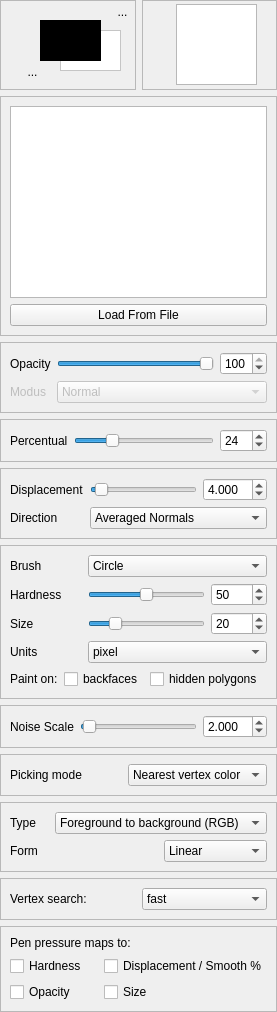
    <widget class="QWidget" name="widget" native="true">
     <layout class="QGridLayout">
      <property name="margin">
       <number>0</number>
      </property>
      <item row="0" column="0">
       <widget class="QFrame" name="color_frame">
        <property name="minimumSize">
         <size>
          <width>0</width>
          <height>90</height>
         </size>
        </property>
        <property name="frameShape">
         <enum>QFrame::StyledPanel</enum>
        </property>
        <property name="frameShadow">
         <enum>QFrame::Raised</enum>
        </property>
        <widget class="QToolButton" name="default_colors">
         <property name="geometry">
          <rect>
           <x>20</x>
           <y>60</y>
           <width>25</width>
           <height>24</height>
          </rect>
         </property>
         <property name="text">
          <string>...</string>
         </property>
         <property name="icon">
          <iconset resource="meshlab.qrc">
           <normaloff>:/images/bw.png</normaloff>:/images/bw.png</iconset>
         </property>
         <property name="iconSize">
          <size>
           <width>15</width>
           <height>15</height>
          </size>
         </property>
         <property name="autoRaise">
          <bool>true</bool>
         </property>
        </widget>
        <widget class="QToolButton" name="switch_colors">
         <property name="geometry">
          <rect>
           <x>110</x>
           <y>0</y>
           <width>25</width>
           <height>24</height>
          </rect>
         </property>
         <property name="text">
          <string>...</string>
         </property>
         <property name="icon">
          <iconset resource="meshlab.qrc">
           <normaloff>:/images/swap-colors-12.png</normaloff>:/images/swap-colors-12.png</iconset>
         </property>
         <property name="iconSize">
          <size>
           <width>15</width>
           <height>15</height>
          </size>
         </property>
         <property name="checkable">
          <bool>false</bool>
         </property>
         <property name="autoRaise">
          <bool>true</bool>
         </property>
         <property name="arrowType">
          <enum>Qt::NoArrow</enum>
         </property>
        </widget>
        <widget class="Colorframe" name="background_frame">
         <property name="geometry">
          <rect>
           <x>60</x>
           <y>30</y>
           <width>61</width>
           <height>41</height>
          </rect>
         </property>
         <property name="palette">
          <palette>
           <active>
            <colorrole role="Base">
             <brush brushstyle="SolidPattern">
              <color alpha="255">
               <red>255</red>
               <green>255</green>
               <blue>255</blue>
              </color>
             </brush>
            </colorrole>
            <colorrole role="Window">
             <brush brushstyle="SolidPattern">
              <color alpha="255">
               <red>255</red>
               <green>255</green>
               <blue>255</blue>
              </color>
             </brush>
            </colorrole>
           </active>
           <inactive>
            <colorrole role="Base">
             <brush brushstyle="SolidPattern">
              <color alpha="255">
               <red>255</red>
               <green>255</green>
               <blue>255</blue>
              </color>
             </brush>
            </colorrole>
            <colorrole role="Window">
             <brush brushstyle="SolidPattern">
              <color alpha="255">
               <red>255</red>
               <green>255</green>
               <blue>255</blue>
              </color>
             </brush>
            </colorrole>
           </inactive>
           <disabled>
            <colorrole role="Base">
             <brush brushstyle="SolidPattern">
              <color alpha="255">
               <red>255</red>
               <green>255</green>
               <blue>255</blue>
              </color>
             </brush>
            </colorrole>
            <colorrole role="Window">
             <brush brushstyle="SolidPattern">
              <color alpha="255">
               <red>255</red>
               <green>255</green>
               <blue>255</blue>
              </color>
             </brush>
            </colorrole>
           </disabled>
          </palette>
         </property>
         <property name="autoFillBackground">
          <bool>true</bool>
         </property>
         <property name="frameShape">
          <enum>QFrame::StyledPanel</enum>
         </property>
         <property name="frameShadow">
          <enum>QFrame::Plain</enum>
         </property>
         <property name="lineWidth">
          <number>2</number>
         </property>
        </widget>
        <widget class="Colorframe" name="foreground_frame">
         <property name="geometry">
          <rect>
           <x>40</x>
           <y>20</y>
           <width>61</width>
           <height>41</height>
          </rect>
         </property>
         <property name="palette">
          <palette>
           <active>
            <colorrole role="Base">
             <brush brushstyle="SolidPattern">
              <color alpha="255">
               <red>255</red>
               <green>255</green>
               <blue>255</blue>
              </color>
             </brush>
            </colorrole>
            <colorrole role="Window">
             <brush brushstyle="SolidPattern">
              <color alpha="255">
               <red>0</red>
               <green>0</green>
               <blue>0</blue>
              </color>
             </brush>
            </colorrole>
           </active>
           <inactive>
            <colorrole role="Base">
             <brush brushstyle="SolidPattern">
              <color alpha="255">
               <red>255</red>
               <green>255</green>
               <blue>255</blue>
              </color>
             </brush>
            </colorrole>
            <colorrole role="Window">
             <brush brushstyle="SolidPattern">
              <color alpha="255">
               <red>0</red>
               <green>0</green>
               <blue>0</blue>
              </color>
             </brush>
            </colorrole>
           </inactive>
           <disabled>
            <colorrole role="Base">
             <brush brushstyle="SolidPattern">
              <color alpha="255">
               <red>0</red>
               <green>0</green>
               <blue>0</blue>
              </color>
             </brush>
            </colorrole>
            <colorrole role="Window">
             <brush brushstyle="SolidPattern">
              <color alpha="255">
               <red>0</red>
               <green>0</green>
               <blue>0</blue>
              </color>
             </brush>
            </colorrole>
           </disabled>
          </palette>
         </property>
         <property name="autoFillBackground">
          <bool>true</bool>
         </property>
         <property name="frameShape">
          <enum>QFrame::StyledPanel</enum>
         </property>
         <property name="frameShadow">
          <enum>QFrame::Plain</enum>
         </property>
         <property name="lineWidth">
          <number>2</number>
         </property>
        </widget>
       </widget>
      </item>
      <item row="0" column="1">
       <widget class="QFrame" name="frame">
        <property name="frameShape">
         <enum>QFrame::StyledPanel</enum>
        </property>
        <property name="frameShadow">
         <enum>QFrame::Raised</enum>
        </property>
        <widget class="QGraphicsView" name="brush_viewer">
         <property name="geometry">
          <rect>
           <x>34</x>
           <y>4</y>
           <width>81</width>
           <height>81</height>
          </rect>
         </property>
         <property name="verticalScrollBarPolicy">
          <enum>Qt::ScrollBarAlwaysOff</enum>
         </property>
         <property name="horizontalScrollBarPolicy">
          <enum>Qt::ScrollBarAlwaysOff</enum>
         </property>
        </widget>
       </widget>
      </item>
      <item row="1" column="0" colspan="2">
       <widget class="QFrame" name="clone_source_frame">
        <property name="frameShape">
         <enum>QFrame::StyledPanel</enum>
        </property>
        <property name="frameShadow">
         <enum>QFrame::Raised</enum>
        </property>
        <layout class="QVBoxLayout">
         <item>
          <widget class="CloneView" name="clone_source_view">
           <property name="sizePolicy">
            <sizepolicy hsizetype="Expanding" vsizetype="MinimumExpanding">
             <horstretch>0</horstretch>
             <verstretch>0</verstretch>
            </sizepolicy>
           </property>
           <property name="verticalScrollBarPolicy">
            <enum>Qt::ScrollBarAlwaysOff</enum>
           </property>
           <property name="horizontalScrollBarPolicy">
            <enum>Qt::ScrollBarAlwaysOff</enum>
           </property>
           <property name="interactive">
            <bool>true</bool>
           </property>
           <property name="dragMode">
            <enum>QGraphicsView::ScrollHandDrag</enum>
           </property>
           <property name="optimizationFlags">
            <set>QGraphicsView::DontAdjustForAntialiasing</set>
           </property>
          </widget>
         </item>
         <item>
          <widget class="QPushButton" name="clone_source_load_button">
           <property name="text">
            <string>Load From File</string>
           </property>
          </widget>
         </item>
        </layout>
       </widget>
      </item>
      <item row="2" column="0" colspan="2">
       <widget class="QFrame" name="pen_frame">
        <property name="sizePolicy">
         <sizepolicy hsizetype="Preferred" vsizetype="Preferred">
          <horstretch>0</horstretch>
          <verstretch>0</verstretch>
         </sizepolicy>
        </property>
        <property name="frameShape">
         <enum>QFrame::StyledPanel</enum>
        </property>
        <property name="frameShadow">
         <enum>QFrame::Raised</enum>
        </property>
        <layout class="QGridLayout">
         <property name="margin">
          <number>9</number>
         </property>
         <property name="spacing">
          <number>6</number>
         </property>
         <item row="0" column="2">
          <widget class="QSpinBox" name="deck_box">
           <property name="toolTip">
            <string>Change the opacity of the color (this is not the opengl alpha value)</string>
           </property>
           <property name="maximum">
            <number>100</number>
           </property>
           <property name="value">
            <number>100</number>
           </property>
          </widget>
         </item>
         <item row="0" column="0">
          <widget class="QLabel" name="label_deck">
           <property name="text">
            <string>Opacity</string>
           </property>
          </widget>
         </item>
         <item row="1" column="0">
          <widget class="QLabel" name="label_penmodus">
           <property name="enabled">
            <bool>false</bool>
           </property>
           <property name="text">
            <string>Modus</string>
           </property>
          </widget>
         </item>
         <item row="1" column="1" colspan="2">
          <widget class="QComboBox" name="pen_modus">
           <property name="enabled">
            <bool>false</bool>
           </property>
           <property name="sizePolicy">
            <sizepolicy hsizetype="Preferred" vsizetype="Preferred">
             <horstretch>0</horstretch>
             <verstretch>0</verstretch>
            </sizepolicy>
           </property>
           <item>
            <property name="text">
             <string>Normal</string>
            </property>
           </item>
          </widget>
         </item>
         <item row="0" column="1">
          <widget class="QSlider" name="opacity_slider">
           <property name="toolTip">
            <string>Change the opacity of the color (this is not the opengl alpha value)</string>
           </property>
           <property name="maximum">
            <number>100</number>
           </property>
           <property name="value">
            <number>100</number>
           </property>
           <property name="orientation">
            <enum>Qt::Horizontal</enum>
           </property>
          </widget>
         </item>
        </layout>
       </widget>
      </item>
      <item row="3" column="0" colspan="2">
       <widget class="QFrame" name="smooth_frame">
        <property name="sizePolicy">
         <sizepolicy hsizetype="Preferred" vsizetype="Preferred">
          <horstretch>0</horstretch>
          <verstretch>0</verstretch>
         </sizepolicy>
        </property>
        <property name="frameShape">
         <enum>QFrame::StyledPanel</enum>
        </property>
        <property name="frameShadow">
         <enum>QFrame::Raised</enum>
        </property>
        <layout class="QGridLayout">
         <property name="margin">
          <number>9</number>
         </property>
         <property name="spacing">
          <number>6</number>
         </property>
         <item row="0" column="1">
          <widget class="QSlider" name="percentual_slider">
           <property name="toolTip">
            <string>&lt;html&gt;&lt;head&gt;&lt;meta name=&quot;qrichtext&quot; content=&quot;1&quot; /&gt;&lt;style type=&quot;text/css&quot;&gt;
p, li { white-space: pre-wrap; }
&lt;/style&gt;&lt;/head&gt;&lt;body style=&quot; font-family:'Sans Serif'; font-size:9pt; font-weight:400; font-style:normal; text-decoration:none;&quot;&gt;
&lt;p style=&quot;-qt-paragraph-type:empty; margin-top:0px; margin-bottom:0px; margin-left:0px; margin-right:0px; -qt-block-indent:0; text-indent:0px;&quot;&gt;&lt;/p&gt;&lt;/body&gt;&lt;/html&gt;</string>
           </property>
           <property name="maximum">
            <number>100</number>
           </property>
           <property name="value">
            <number>25</number>
           </property>
           <property name="sliderPosition">
            <number>25</number>
           </property>
           <property name="orientation">
            <enum>Qt::Horizontal</enum>
           </property>
          </widget>
         </item>
         <item row="0" column="0">
          <widget class="QLabel" name="label_percentual">
           <property name="text">
            <string>Percentual</string>
           </property>
          </widget>
         </item>
         <item row="0" column="2">
          <widget class="QSpinBox" name="percentual_box">
           <property name="toolTip">
            <string>&lt;html&gt;&lt;head&gt;&lt;meta name=&quot;qrichtext&quot; content=&quot;1&quot; /&gt;&lt;style type=&quot;text/css&quot;&gt;
p, li { white-space: pre-wrap; }
&lt;/style&gt;&lt;/head&gt;&lt;body style=&quot; font-family:'Sans Serif'; font-size:9pt; font-weight:400; font-style:normal; text-decoration:none;&quot;&gt;
&lt;p style=&quot;-qt-paragraph-type:empty; margin-top:0px; margin-bottom:0px; margin-left:0px; margin-right:0px; -qt-block-indent:0; text-indent:0px;&quot;&gt;&lt;/p&gt;&lt;/body&gt;&lt;/html&gt;</string>
           </property>
           <property name="maximum">
            <number>100</number>
           </property>
           <property name="value">
            <number>24</number>
           </property>
          </widget>
         </item>
        </layout>
       </widget>
      </item>
      <item row="4" column="0" colspan="2">
       <widget class="QFrame" name="mesh_displacement_frame">
        <property name="enabled">
         <bool>true</bool>
        </property>
        <property name="frameShape">
         <enum>QFrame::StyledPanel</enum>
        </property>
        <property name="frameShadow">
         <enum>QFrame::Raised</enum>
        </property>
        <layout class="QGridLayout">
         <item row="0" column="0">
          <widget class="QLabel" name="label_6">
           <property name="text">
            <string>Displacement</string>
           </property>
          </widget>
         </item>
         <item row="0" column="1">
          <widget class="QSlider" name="mesh_displacement_slider">
           <property name="sliderPosition">
            <number>4</number>
           </property>
           <property name="orientation">
            <enum>Qt::Horizontal</enum>
           </property>
          </widget>
         </item>
         <item row="0" column="2">
          <widget class="QDoubleSpinBox" name="displacement_spin_box">
           <property name="decimals">
            <number>3</number>
           </property>
           <property name="value">
            <double>4.000000000000000</double>
           </property>
          </widget>
         </item>
         <item row="1" column="0">
          <widget class="QLabel" name="label_8">
           <property name="text">
            <string>Direction</string>
           </property>
          </widget>
         </item>
         <item row="1" column="1" colspan="2">
          <widget class="QComboBox" name="mesh_displacement_direction">
           <item>
            <property name="text">
             <string>Averaged Normals</string>
            </property>
           </item>
           <item>
            <property name="text">
             <string>Per Vertex Normals</string>
            </property>
           </item>
          </widget>
         </item>
        </layout>
       </widget>
      </item>
      <item row="5" column="0" colspan="2">
       <widget class="QFrame" name="pen_extra_frame">
        <property name="enabled">
         <bool>true</bool>
        </property>
        <property name="sizePolicy">
         <sizepolicy hsizetype="Preferred" vsizetype="Preferred">
          <horstretch>0</horstretch>
          <verstretch>0</verstretch>
         </sizepolicy>
        </property>
        <property name="frameShape">
         <enum>QFrame::StyledPanel</enum>
        </property>
        <property name="frameShadow">
         <enum>QFrame::Raised</enum>
        </property>
        <layout class="QGridLayout">
         <item row="0" column="0">
          <widget class="QLabel" name="label_pen">
           <property name="text">
            <string>Brush</string>
           </property>
          </widget>
         </item>
         <item row="0" column="2" colspan="3">
          <widget class="QComboBox" name="brush_box">
           <property name="enabled">
            <bool>true</bool>
           </property>
           <property name="sizePolicy">
            <sizepolicy hsizetype="Preferred" vsizetype="Preferred">
             <horstretch>0</horstretch>
             <verstretch>0</verstretch>
            </sizepolicy>
           </property>
           <property name="editable">
            <bool>false</bool>
           </property>
           <item>
            <property name="text">
             <string>Circle</string>
            </property>
           </item>
           <item>
            <property name="text">
             <string>Square</string>
            </property>
           </item>
           <item>
            <property name="text">
             <string>Pixmap</string>
            </property>
           </item>
          </widget>
         </item>
         <item row="1" column="0" colspan="2">
          <widget class="QLabel" name="label_percentual_3">
           <property name="text">
            <string>Hardness</string>
           </property>
          </widget>
         </item>
         <item row="1" column="2" colspan="2">
          <widget class="QSlider" name="hardness_slider">
           <property name="toolTip">
            <string>&lt;html&gt;&lt;head&gt;&lt;meta name=&quot;qrichtext&quot; content=&quot;1&quot; /&gt;&lt;style type=&quot;text/css&quot;&gt;
p, li { white-space: pre-wrap; }
&lt;/style&gt;&lt;/head&gt;&lt;body style=&quot; font-family:'Sans Serif'; font-size:9pt; font-weight:400; font-style:normal; text-decoration:none;&quot;&gt;
&lt;p style=&quot;-qt-paragraph-type:empty; margin-top:0px; margin-bottom:0px; margin-left:0px; margin-right:0px; -qt-block-indent:0; text-indent:0px;&quot;&gt;&lt;/p&gt;&lt;/body&gt;&lt;/html&gt;</string>
           </property>
           <property name="maximum">
            <number>100</number>
           </property>
           <property name="value">
            <number>50</number>
           </property>
           <property name="sliderPosition">
            <number>50</number>
           </property>
           <property name="orientation">
            <enum>Qt::Horizontal</enum>
           </property>
          </widget>
         </item>
         <item row="1" column="4">
          <widget class="QSpinBox" name="decrease_box">
           <property name="toolTip">
            <string>&lt;html&gt;&lt;head&gt;&lt;meta name=&quot;qrichtext&quot; content=&quot;1&quot; /&gt;&lt;style type=&quot;text/css&quot;&gt;
p, li { white-space: pre-wrap; }
&lt;/style&gt;&lt;/head&gt;&lt;body style=&quot; font-family:'Sans Serif'; font-size:9pt; font-weight:400; font-style:normal; text-decoration:none;&quot;&gt;
&lt;p style=&quot;-qt-paragraph-type:empty; margin-top:0px; margin-bottom:0px; margin-left:0px; margin-right:0px; -qt-block-indent:0; text-indent:0px;&quot;&gt;&lt;/p&gt;&lt;/body&gt;&lt;/html&gt;</string>
           </property>
           <property name="maximum">
            <number>100</number>
           </property>
           <property name="value">
            <number>50</number>
           </property>
          </widget>
         </item>
         <item row="2" column="0" colspan="2">
          <widget class="QLabel" name="label_percentual_4">
           <property name="text">
            <string>Size</string>
           </property>
          </widget>
         </item>
         <item row="2" column="2" colspan="2">
          <widget class="QSlider" name="size_slider">
           <property name="toolTip">
            <string>&lt;html&gt;&lt;head&gt;&lt;meta name=&quot;qrichtext&quot; content=&quot;1&quot; /&gt;&lt;style type=&quot;text/css&quot;&gt;
p, li { white-space: pre-wrap; }
&lt;/style&gt;&lt;/head&gt;&lt;body style=&quot; font-family:'Sans Serif'; font-size:9pt; font-weight:400; font-style:normal; text-decoration:none;&quot;&gt;
&lt;p style=&quot;-qt-paragraph-type:empty; margin-top:0px; margin-bottom:0px; margin-left:0px; margin-right:0px; -qt-block-indent:0; text-indent:0px;&quot;&gt;&lt;/p&gt;&lt;/body&gt;&lt;/html&gt;</string>
           </property>
           <property name="maximum">
            <number>100</number>
           </property>
           <property name="value">
            <number>20</number>
           </property>
           <property name="sliderPosition">
            <number>20</number>
           </property>
           <property name="orientation">
            <enum>Qt::Horizontal</enum>
           </property>
          </widget>
         </item>
         <item row="2" column="4">
          <widget class="QSpinBox" name="decrease_box_3">
           <property name="toolTip">
            <string>&lt;html&gt;&lt;head&gt;&lt;meta name=&quot;qrichtext&quot; content=&quot;1&quot; /&gt;&lt;style type=&quot;text/css&quot;&gt;
p, li { white-space: pre-wrap; }
&lt;/style&gt;&lt;/head&gt;&lt;body style=&quot; font-family:'Sans Serif'; font-size:9pt; font-weight:400; font-style:normal; text-decoration:none;&quot;&gt;
&lt;p style=&quot;-qt-paragraph-type:empty; margin-top:0px; margin-bottom:0px; margin-left:0px; margin-right:0px; -qt-block-indent:0; text-indent:0px;&quot;&gt;&lt;/p&gt;&lt;/body&gt;&lt;/html&gt;</string>
           </property>
           <property name="maximum">
            <number>100</number>
           </property>
           <property name="value">
            <number>20</number>
           </property>
          </widget>
         </item>
         <item row="3" column="0" colspan="2">
          <widget class="QLabel" name="label_percentual_5">
           <property name="text">
            <string>Units</string>
           </property>
          </widget>
         </item>
         <item row="3" column="2" colspan="3">
          <widget class="QComboBox" name="pen_unit">
           <property name="sizePolicy">
            <sizepolicy hsizetype="Preferred" vsizetype="Preferred">
             <horstretch>0</horstretch>
             <verstretch>0</verstretch>
            </sizepolicy>
           </property>
           <item>
            <property name="text">
             <string>pixel</string>
            </property>
           </item>
           <item>
            <property name="text">
             <string>percentual of bounding box</string>
            </property>
           </item>
          </widget>
         </item>
         <item row="4" column="0">
          <widget class="QLabel" name="label">
           <property name="text">
            <string>Paint on:</string>
           </property>
          </widget>
         </item>
         <item row="4" column="1" colspan="2">
          <widget class="QCheckBox" name="backface_culling">
           <property name="text">
            <string>backfaces</string>
           </property>
          </widget>
         </item>
         <item row="4" column="3" colspan="2">
          <widget class="QCheckBox" name="invisible_painting">
           <property name="text">
            <string>hidden polygons</string>
           </property>
          </widget>
         </item>
        </layout>
       </widget>
      </item>
      <item row="6" column="0" colspan="2">
       <widget class="QFrame" name="noise_frame">
        <property name="frameShape">
         <enum>QFrame::StyledPanel</enum>
        </property>
        <property name="frameShadow">
         <enum>QFrame::Raised</enum>
        </property>
        <layout class="QHBoxLayout">
         <item>
          <widget class="QLabel" name="label_5">
           <property name="text">
            <string>Noise Scale</string>
           </property>
          </widget>
         </item>
         <item>
          <widget class="QSlider" name="noise_slider">
           <property name="sliderPosition">
            <number>2</number>
           </property>
           <property name="orientation">
            <enum>Qt::Horizontal</enum>
           </property>
          </widget>
         </item>
         <item>
          <widget class="QDoubleSpinBox" name="noise_box">
           <property name="decimals">
            <number>3</number>
           </property>
           <property name="value">
            <double>2.000000000000000</double>
           </property>
          </widget>
         </item>
        </layout>
       </widget>
      </item>
      <item row="7" column="0" colspan="2">
       <widget class="QFrame" name="pick_frame">
        <property name="frameShape">
         <enum>QFrame::StyledPanel</enum>
        </property>
        <property name="frameShadow">
         <enum>QFrame::Raised</enum>
        </property>
        <layout class="QGridLayout">
         <property name="margin">
          <number>9</number>
         </property>
         <property name="spacing">
          <number>6</number>
         </property>
         <item row="0" column="1">
          <widget class="QComboBox" name="pick_mode">
           <property name="sizePolicy">
            <sizepolicy hsizetype="Preferred" vsizetype="Preferred">
             <horstretch>0</horstretch>
             <verstretch>0</verstretch>
            </sizepolicy>
           </property>
           <item>
            <property name="text">
             <string>Nearest vertex color</string>
            </property>
           </item>
           <item>
            <property name="text">
             <string>Pixel color</string>
            </property>
           </item>
          </widget>
         </item>
         <item row="0" column="0">
          <widget class="QLabel" name="label_pick">
           <property name="text">
            <string>Picking mode</string>
           </property>
          </widget>
         </item>
        </layout>
       </widget>
      </item>
      <item row="8" column="0" colspan="2">
       <widget class="QFrame" name="gradient_frame">
        <property name="sizePolicy">
         <sizepolicy hsizetype="Preferred" vsizetype="Preferred">
          <horstretch>0</horstretch>
          <verstretch>0</verstretch>
         </sizepolicy>
        </property>
        <property name="frameShape">
         <enum>QFrame::StyledPanel</enum>
        </property>
        <property name="frameShadow">
         <enum>QFrame::Raised</enum>
        </property>
        <layout class="QGridLayout">
         <property name="margin">
          <number>9</number>
         </property>
         <property name="spacing">
          <number>6</number>
         </property>
         <item row="0" column="0">
          <widget class="QLabel" name="label_4">
           <property name="text">
            <string>Type</string>
           </property>
          </widget>
         </item>
         <item row="0" column="1" colspan="2">
          <widget class="QComboBox" name="gradient_type">
           <property name="sizePolicy">
            <sizepolicy hsizetype="Preferred" vsizetype="Preferred">
             <horstretch>0</horstretch>
             <verstretch>0</verstretch>
            </sizepolicy>
           </property>
           <item>
            <property name="text">
             <string>Foreground to background (RGB)</string>
            </property>
           </item>
           <item>
            <property name="text">
             <string>Foreground to transparency</string>
            </property>
           </item>
          </widget>
         </item>
         <item row="1" column="0" colspan="2">
          <widget class="QLabel" name="label_3">
           <property name="text">
            <string>Form</string>
           </property>
          </widget>
         </item>
         <item row="1" column="2">
          <widget class="QComboBox" name="gradient_form">
           <item>
            <property name="text">
             <string>Linear</string>
            </property>
           </item>
           <item>
            <property name="text">
             <string>Circular</string>
            </property>
           </item>
          </widget>
         </item>
        </layout>
       </widget>
      </item>
      <item row="9" column="0" colspan="2">
       <widget class="QFrame" name="frame_4">
        <property name="frameShape">
         <enum>QFrame::StyledPanel</enum>
        </property>
        <property name="frameShadow">
         <enum>QFrame::Raised</enum>
        </property>
        <layout class="QHBoxLayout">
         <item>
          <widget class="QLabel" name="label_2">
           <property name="text">
            <string>Vertex search:</string>
           </property>
          </widget>
         </item>
         <item>
          <widget class="QComboBox" name="search_mode">
           <property name="toolTip">
            <string>&lt;html&gt;&lt;head&gt;&lt;meta name=&quot;qrichtext&quot; content=&quot;1&quot; /&gt;&lt;style type=&quot;text/css&quot;&gt;
p, li { white-space: pre-wrap; }
&lt;/style&gt;&lt;/head&gt;&lt;body style=&quot; font-family:'Sans Serif'; font-size:9pt; font-weight:400; font-style:normal; text-decoration:none;&quot;&gt;
&lt;p style=&quot; margin-top:0px; margin-bottom:0px; margin-left:0px; margin-right:0px; -qt-block-indent:0; text-indent:0px;&quot;&gt;&lt;span style=&quot; font-weight:600;&quot;&gt;fast:&lt;/span&gt; works better with big meshes, but can loose some vertexes when faces are not direct connected&lt;br /&gt;&lt;span style=&quot; font-weight:600;&quot;&gt;slow but accurate: &lt;/span&gt;sholud be used with small meshes, because it finds every vertex during painting&lt;/p&gt;&lt;/body&gt;&lt;/html&gt;</string>
           </property>
           <item>
            <property name="text">
             <string>fast</string>
            </property>
           </item>
           <item>
            <property name="text">
             <string>slow but accurate</string>
            </property>
           </item>
          </widget>
         </item>
        </layout>
       </widget>
      </item>
      <item row="10" column="0" colspan="2">
       <widget class="QFrame" name="pressure_frame">
        <property name="enabled">
         <bool>true</bool>
        </property>
        <property name="frameShape">
         <enum>QFrame::StyledPanel</enum>
        </property>
        <property name="frameShadow">
         <enum>QFrame::Raised</enum>
        </property>
        <layout class="QGridLayout">
         <item row="0" column="0" colspan="3">
          <widget class="QLabel" name="label_7">
           <property name="text">
            <string>Pen pressure maps to:</string>
           </property>
          </widget>
         </item>
         <item row="2" column="0">
          <widget class="QCheckBox" name="opacity_box">
           <property name="text">
            <string>Opacity</string>
           </property>
          </widget>
         </item>
         <item row="2" column="2">
          <widget class="QCheckBox" name="size_box">
           <property name="text">
            <string>Size</string>
           </property>
          </widget>
         </item>
         <item row="1" column="0">
          <widget class="QCheckBox" name="hardness_box">
           <property name="text">
            <string>Hardness</string>
           </property>
          </widget>
         </item>
         <item row="1" column="2">
          <widget class="QCheckBox" name="displacement_box">
           <property name="text">
            <string>Displacement / Smooth %</string>
           </property>
          </widget>
         </item>
        </layout>
       </widget>
      </item>
     </layout>
    </widget>
